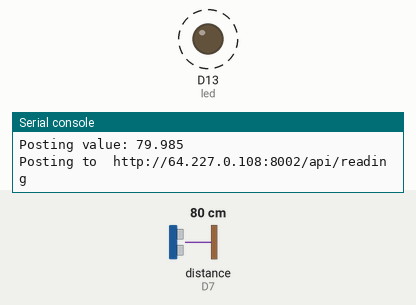
Recording of a program running on a simulated CircuitPython board. On the bench: output pins drawn as LEDs (lit = HIGH), the last lines printed to the serial console. Dashed ring = blinking. Inputs (shaded band) come from the test bench; at power-on: distance to the obstacle (sensor on D7) 80 cm. The echo pulse lasts 58.3 µs per cm; WiFi joins after 1.5 s; values from a settings file that is not in the repository are placeholders; web requests get an empty 200 reply after 0.4 s.

Above: at 3.3 s.
3.4 s: distance to the obstacle (sensor on D7) set to 22 cm
6.9 s: distance to the obstacle (sensor on D7) set to 17 cm
8.4 s: distance to the obstacle (sensor on D7) set to 35 cm
At 10.28 s:
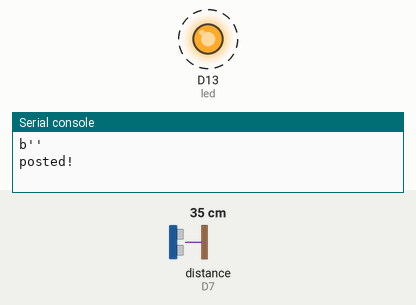
12.7 s: distance to the obstacle (sensor on D7) set to 2 cm
At 13.4 s:
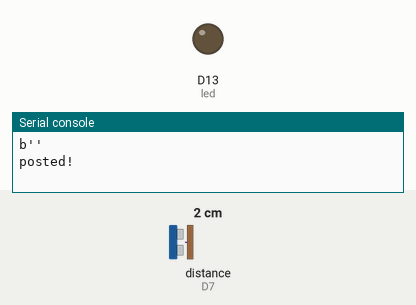
Timing chart, 0 to 15.2 s (numbered marks = the images above; inputs shaded):
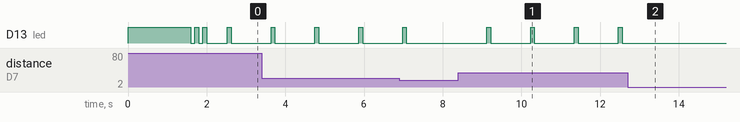

Measured:
- after the input at 8.4 s, D13 (led): alternates HIGH for 0.10 s and LOW for 1.0 s, starting after 0.72 s
- after the input at 12.7 s, D13 (led): stops changing and stays LOW
- by itself, D13 (led): alternates HIGH for 0.10 s and LOW for 1.0 s

The program:

recon.py
```python
"""Sample code and test for adafruit_in219"""
import board
import busio
import digitalio
from digitalio import DigitalInOut
import gc
import time
import adafruit_hcsr04

SENSOR_ID = 'sensorB'
APPROACH_THRESHOLD = 50. # cm
RETREAT_THRESHOLD = 100. # cm
LAG_PERIOD = .5  # seconds
SENSOR_MINIMUM = 20.

CUSTOMER = 0.  # False
start_time = 0.
end_time = 0.

sonar = adafruit_hcsr04.HCSR04(trigger_pin=board.D10, echo_pin=board.D7)

SLEEPTIME = 1200

# Get Wifi and FarmOS details
try:
    from secrets import secrets
except ImportError:
    print("WiFi secrets are kept in secrets.py, please add them there!")
    raise

WIFI_ESSID=secrets['ssid']
WIFI_PASS=secrets['password']
PRIVATE_KEY=secrets['privkey']

print("PK=",PRIVATE_KEY)

#JSON_POST_URL = 'http://64.227.0.108:8001/api/user'
#JSON_POST_URL = 'http://localhost:8001/api/user'

#JSON_POST_URL = "http://localhost:8001/api/user"
#JSON_POST_URL = "http://localhost:8001/api/reading"
#JSON_POST_URL = "http://192.168.1.254:8001/api/reading"
JSON_POST_URL = "http://64.227.0.108:8002/api/reading"
# esp32

import adafruit_esp32spi.adafruit_esp32spi_socket as socket
from adafruit_esp32spi import adafruit_esp32spi
import adafruit_requests as requests

esp32_cs = DigitalInOut(board.D11)
esp32_ready = DigitalInOut(board.D12)
esp32_reset = DigitalInOut(board.D9)

esp_spi = busio.SPI(board.SCK, board.MOSI, board.MISO)
esp = adafruit_esp32spi.ESP_SPIcontrol(esp_spi, esp32_cs, esp32_ready, esp32_reset)

led = digitalio.DigitalInOut(board.D13)
led.direction = digitalio.Direction.OUTPUT


def connect(essid,password): # note that these are arguments are b'essid' and b'password'
    print("Connecting to AP...")
    while not esp.is_connected:
        try:
            esp.connect_AP(essid, password)
        except RuntimeError as e:
            print("could not connect to AP, retrying: ",e)
            continue
    print("Connected to", str(esp.ssid, 'utf-8'), "\tRSSI:", esp.rssi)

    # Initialize a requests object with a socket and esp32spi interface
    requests.set_socket(socket, esp)

def post_data(CUSTOMER):
    print("Posting value:", CUSTOMER)
    json_data = {'private_key':PRIVATE_KEY,
        'sensor':SENSOR_ID,
        'value':CUSTOMER
    }
    print("Posting to ",JSON_POST_URL)

    response = requests.post(JSON_POST_URL, json=json_data)
    print(response.content)
    response.close()
    print("posted!")


def blink(num_times):
    for i in range(0,num_times):
        led.value=True
        time.sleep(.1)
        led.value = False
        time.sleep(.1)

# measure and display loop
led.value=True
try:
    connect(WIFI_ESSID,WIFI_PASS)
    blink(3)
except Exception as e:
    print("error: "+str(e))
    blink(100)


while True:

    gc.collect()

    try:

        time.sleep(.01)


        distance = sonar.distance

        if(distance > SENSOR_MINIMUM):
            connect(WIFI_ESSID,WIFI_PASS)
            print(SENSOR_ID,(distance,),(CUSTOMER,))
            post_data(distance)
            blink(1)

        time.sleep(LAG_PERIOD)


    except Exception as e:

        print("error: "+str(e))
        #time.sleep(2)
```
